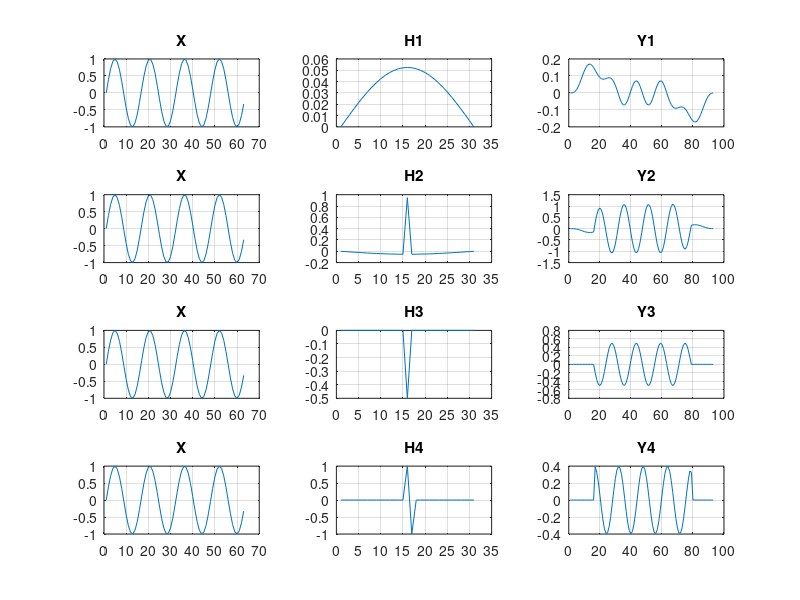

This figure's MATLAB source:
t = 0 : 1 / (5 * pi) : 4;
x = sin(2 * pi * t);
h1 = [0 0.0055 0.0109 0.0162 0.0214 0.0262 0.0309 0.0351 0.0390 0.0425...
    0.0455 0.0480 0.0499 0.0514 0.0522 0.0525 0.0522 0.0514 0.0499...
    0.0480 0.0455 0.0425 0.0390 0.0351 0.0309 0.0262 0.0214 0.0162...
    0.0109 0.0055 0.0000];
h2 = [0 -0.0055 -0.0109 -0.0162 -0.0214 -0.0262 -0.0309 -0.0351 -0.0390...
    -0.0425 -0.0455 -0.0480 -0.0499 -0.0514 -0.0522 0.9475 -0.0522...
    -0.0514 -0.0499 -0.0480 -0.0455 -0.0425 -0.0390 -0.0351 -0.0309...
    -0.0262 -0.0214 -0.0162 -0.0109 -0.0055 -0.0000];
h3 = [0 0 0 0 0 0 0 0 0 0 0 0 0 0 0 -0.5 0 0 0 0 0 0 0 0 0 0 0 0 0 0 0];
h4 = [0 0 0 0 0 0 0 0 0 0 0 0 0 0 0 1 -1 0 0 0 0 0 0 0 0 0 0 0 0 0 0];
N = size(x, 2);

%Signal h1
M1 = size(h1, 2);
y1 = zeros(1, N + M1 - 1);
for k = 1 : N + M1 - 1
    for i = max(1, k + 1 - N) : 1 : min(k, M1);
       y1(k) = y1(k) + (h1(i) * x(k - i + 1)); 
    end 
end
subplot(4, 3, 1);
plot(x);
grid on
title('X');
subplot(4, 3, 2);
plot(h1);
grid on
title('H1');
subplot(4, 3, 3);
plot(y1);
grid on
title('Y1');

%Signal h2
M2 = size(h2, 2);
y2 = zeros(1, N + M2 - 1);
for k = 1 : N + M2 - 1
    for i = max(1, k + 1 - N) : 1 : min(k, M2);
       y2(k) = y2(k) + (h2(i) * x(k - i + 1)); 
    end 
end
subplot(4, 3, 4);
plot(x);
grid on
title('X');
subplot(4, 3, 5);
plot(h2);
grid on
title('H2');
subplot(4, 3, 6);
plot(y2);
grid on
title('Y2');

%Signal h3
M3 = size(h3, 2);
y3 = zeros(1, N + M3 - 1);
for k = 1 : N + M3 - 1
    for i = max(1, k + 1 - N) : 1 : min(k, M3);
       y3(k) = y3(k) + (h3(i) * x(k - i + 1)); 
    end 
end
subplot(4, 3, 7);
plot(x);
grid on
title('X');
subplot(4, 3, 8);
plot(h3);
grid on
title('H3');
subplot(4, 3, 9);
plot(y3);
grid on
title('Y3');

%Signal h4
M4 = size(h4, 2);
y4 = zeros(1, N + M4 - 1);
for k = 1 : N + M4 - 1
    for i = max(1, k + 1 - N) : 1 : min(k, M4);
       y4(k) = y4(k) + (h4(i) * x(k - i + 1)); 
    end 
end
subplot(4, 3, 10);
plot(x);
grid on
title('X');
subplot(4, 3, 11);
plot(h4);
grid on
title('H4');
subplot(4, 3, 12);
plot(y4);
grid on
title('Y4');
